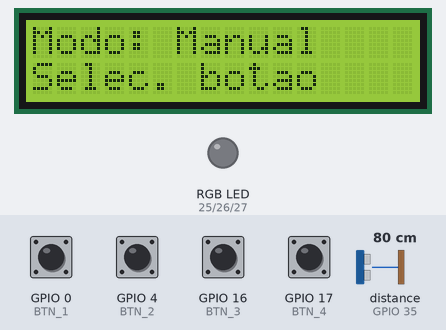
Recording of a sketch running on a simulated ESP32. Parts: 16×2 character LCD, an RGB LED mixed from three pins (HIGH = lit). The inputs (shaded band) are chosen by the test bench; at power-on: GPIO 0 (BTN_1), GPIO 4 (BTN_2), GPIO 16 (BTN_3), GPIO 17 (BTN_4) HIGH, distance to the obstacle (sensor on GPIO 35) 80 cm. The echo pulse lasts 58.3 µs per cm; nothing arrives over Bluetooth unless stated; pins used as bus, display or sensor lines are not drawn; what the sketch prints to the serial monitor is not drawn.

Above: at 3.2 s.
3.3 s: GPIO 0 (BTN_1) pulled LOW for 0.15 s
At 4.7 s:
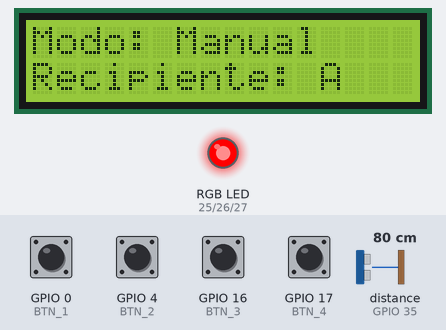
5.0 s: GPIO 4 (BTN_2) pulled LOW for 0.15 s
At 6.0 s:
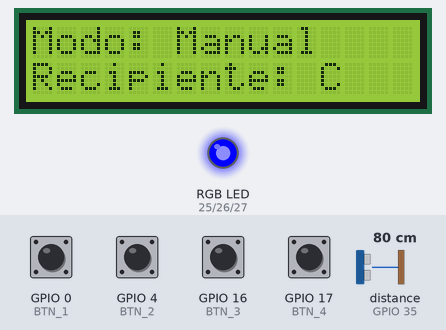
6.7 s: GPIO 16 (BTN_3) pulled LOW for 0.15 s
At 8.2 s:
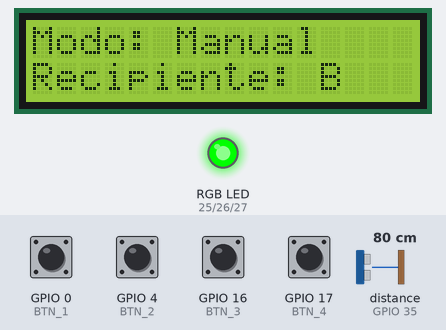
8.5 s: GPIO 17 (BTN_4) pulled LOW for 0.15 s
At 9.8 s:
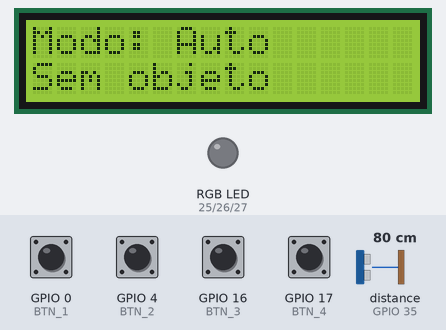
10.4 s: GPIO 17 (BTN_4) pulled LOW for 0.15 s
At 11.3 s:
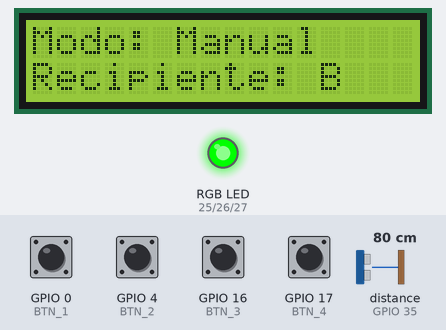
13.5 s: GPIO 0 (BTN_1) pulled LOW for 1 s
At 15.2 s:
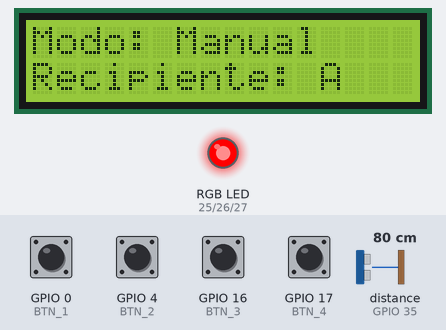
Timing chart, 0 to 16.7 s (numbered marks = the images above; inputs shaded):
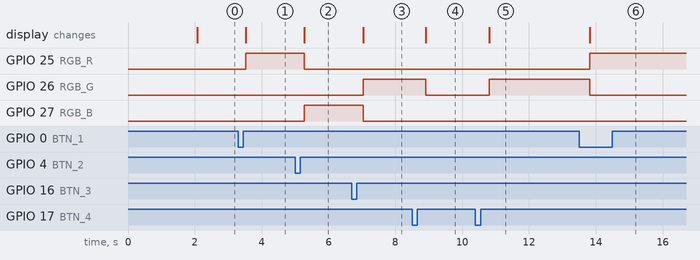

Measured:
- after the input at 3.3 s, GPIO 25 (RGB_R): LOW → HIGH after 0.22 s; the display: changes after 0.22 s (image 1)
- after the input at 5.0 s, GPIO 25 (RGB_R): HIGH → LOW after 0.28 s; GPIO 27 (RGB_B): LOW → HIGH after 0.28 s; the display: changes after 0.28 s (image 2)
- after the input at 6.7 s, GPIO 26 (RGB_G): LOW → HIGH after 0.34 s; GPIO 27 (RGB_B): HIGH → LOW after 0.34 s; the display: changes after 0.34 s (image 3)
- after the input at 8.5 s, GPIO 26 (RGB_G): HIGH → LOW after 0.41 s; the display: changes after 0.41 s (image 4)
- after the input at 10.4 s, GPIO 26 (RGB_G): LOW → HIGH after 0.41 s; the display: changes after 0.41 s (image 5)
- after the input at 13.5 s, GPIO 25 (RGB_R): LOW → HIGH after 0.32 s; GPIO 26 (RGB_G): HIGH → LOW after 0.32 s; the display: changes after 0.32 s (image 6)

The sketch:

SensorDePecasComBluetooth.ino
```cpp
// ------------------- Bibliotecas -------------------
#include "BluetoothSerial.h"
#include <LiquidCrystal.h>

// ------------------- Verificações -------------------
#if !defined(CONFIG_BT_ENABLED) || !defined(CONFIG_BLUEDROID_ENABLED)
  #error Bluetooth não está habilitado! Verifique a configuração do ESP32.
#endif

// ------------------- Objetos -------------------
BluetoothSerial SerialBT;
LiquidCrystal lcd(32, 33, 23, 22, 21, 18);

// ------------------- Definições -------------------
#define TRIG_PIN 13
#define ECHO_PIN 35

#define RGB_R 25
#define RGB_G 26
#define RGB_B 27

#define BTN_1 0   // Recipiente A
#define BTN_2 4   // Recipiente C
#define BTN_3 16  // Recipiente B
#define BTN_4 17  // Alternar modo

bool modoAutomatico = false;
int recipienteSelecionado = -1; // -1 = nenhum, 0 = A, 1 = B, 2 = C
String comando = "";

// ------------------- Funções -------------------
void mostrarTitulo() {
  lcd.clear();
  lcd.setCursor(3, 0);
  lcd.print("Sensor de");
  lcd.setCursor(5, 1);
  lcd.print("Pecas");
  delay(2000);
}

float lerDistancia() {
  digitalWrite(TRIG_PIN, LOW);
  delayMicroseconds(2);
  digitalWrite(TRIG_PIN, HIGH);
  delayMicroseconds(10);
  digitalWrite(TRIG_PIN, LOW);
  long duracao = pulseIn(ECHO_PIN, HIGH);
  return duracao * 0.034 / 2;
}

void atualizarRGB(int r, int g, int b) {
  digitalWrite(RGB_R, r);
  digitalWrite(RGB_G, g);
  digitalWrite(RGB_B, b);
}

void enviarBT(String msg) {
  SerialBT.println(msg);
  Serial.println(msg); // também no Serial Monitor
}

// Função que checa mudança de modo
void verificarMudancaModo() {
  // Botão físico
  if (digitalRead(BTN_4) == LOW) {
    modoAutomatico = !modoAutomatico;
    enviarBT(modoAutomatico ? "Modo Automatico" : "Modo Manual");
    delay(300); // debounce
  }

  // Comando Bluetooth
  if (SerialBT.available()) {
    String comando = SerialBT.readStringUntil('\n');
    comando.trim();
    if (comando.startsWith("M")) {  // qualquer M enviado
      modoAutomatico = !modoAutomatico;
      enviarBT(modoAutomatico ? "Modo Automatico" : "Modo Manual");
    }
  }
}
// ------------------- Modos -------------------
void modoAutomaticoFunc() {
  bluetoothComando();

  verificarMudancaModo();

  float distancia = lerDistancia();

  lcd.clear();
  lcd.setCursor(0, 0);
  lcd.print("Modo: Auto");

  if (distancia > 20) {
    atualizarRGB(LOW, LOW, LOW);
    lcd.setCursor(0, 1);
    lcd.print("Sem objeto   ");
    enviarBT("Auto: Sem objeto");
  }
  else if (distancia >= 3 && distancia <= 7) {
    atualizarRGB(HIGH, LOW, LOW);
    lcd.setCursor(0, 1);
    lcd.print("Recipiente: A");
    enviarBT("Auto: Recipiente A");
  }
  else if (distancia >= 8 && distancia <= 12) {
    atualizarRGB(LOW, HIGH, LOW);
    lcd.setCursor(0, 1);
    lcd.print("Recipiente: B");
    enviarBT("Auto: Recipiente B");
  }
  else if (distancia >= 13 && distancia <= 17) {
    atualizarRGB(LOW, LOW, HIGH);
    lcd.setCursor(0, 1);
    lcd.print("Recipiente: C");
    enviarBT("Auto: Recipiente C");
  }
  else {
    atualizarRGB(LOW, LOW, LOW);
    lcd.setCursor(0, 1);
    lcd.print("Fora faixa   ");
    enviarBT("Auto: Fora da faixa");
  }

   //modoAutomatico = !modoAutomatico;
     // enviarBT(modoAutomatico ? "Modo Automatico" : "Modo Manual");
}

void bluetoothComando(){
   if (Serial.available()) {
    SerialBT.write(Serial.read());  // Transfere o dado diretamente do Serial para o Bluetooth
  }

  // Verifica se há dados recebidos via Bluetooth
  if (SerialBT.available()) {
    comando = "";  // Variável para armazenar o comando recebido

    // Enquanto houver dados no buffer Bluetooth, armazena cada caractere na variável `comando`
    while (SerialBT.available()) {
      char c = SerialBT.read();  // Lê um caractere
      comando += c;              // Adiciona ao comando
      delay(2);                  // Pequeno atraso para garantir leitura completa
    }

    comando.trim();  // Remove espaços em branco antes/depois do texto
    Serial.print("Comando recebido: ");
    Serial.println(comando);
  }
}

void modoManualFunc() {

  verificarMudancaModo();

  // Seleção pelos botões físicos
  if (digitalRead(BTN_1) == LOW) { recipienteSelecionado = 0; delay(200); }
  else if (digitalRead(BTN_2) == LOW) { recipienteSelecionado = 2; delay(200); }
  else if (digitalRead(BTN_3) == LOW) { recipienteSelecionado = 1; delay(200); }

bluetoothComando();

    if (comando.startsWith("R")) recipienteSelecionado = 0;   // Recipiente A
    else if (comando.startsWith("G")) recipienteSelecionado = 1; // Recipiente B
    else if (comando.startsWith("B")) recipienteSelecionado = 2; // Recipiente C
    else if (comando.startsWith("M")) {
      modoAutomatico = !modoAutomatico;
      enviarBT(modoAutomatico ? "Modo Automatico" : "Modo Manual");
    }

  lcd.clear();
  lcd.setCursor(0, 0);
  lcd.print("Modo: Manual");

  switch (recipienteSelecionado) {
    case 0: // Vermelho - A
      atualizarRGB(HIGH, LOW, LOW);
      lcd.setCursor(0, 1);
      lcd.print("Recipiente: A ");
      enviarBT("Manual: Recipiente A");
      break;

    case 1: // Verde - B
      atualizarRGB(LOW, HIGH, LOW);
      lcd.setCursor(0, 1);
      lcd.print("Recipiente: B ");
      enviarBT("Manual: Recipiente B");
      break;

    case 2: // Azul - C
      atualizarRGB(LOW, LOW, HIGH);
      lcd.setCursor(0, 1);
      lcd.print("Recipiente: C ");
      enviarBT("Manual: Recipiente C");
      break;

    default:
      atualizarRGB(LOW, LOW, LOW);
      lcd.setCursor(0, 1);
      lcd.print("Selec. botao  ");
      break;
  }
}

// ------------------- Setup -------------------
void setup() {
  lcd.begin(16, 2);
  Serial.begin(115200);
  SerialBT.begin("ESP32_SELETOR");
  Serial.println("Bluetooth iniciado. Conecte-se a ESP32_SELETOR");

  pinMode(TRIG_PIN, OUTPUT);
  pinMode(ECHO_PIN, INPUT);

  pinMode(RGB_R, OUTPUT);
  pinMode(RGB_G, OUTPUT);
  pinMode(RGB_B, OUTPUT);

  pinMode(BTN_1, INPUT_PULLUP);
  pinMode(BTN_2, INPUT_PULLUP);
  pinMode(BTN_3, INPUT_PULLUP);
  pinMode(BTN_4, INPUT_PULLUP);

  mostrarTitulo();
}

// ------------------- Loop -------------------
void loop() {
  // Alternar modo com botão físico BTN_4
  if (digitalRead(BTN_4) == LOW) {
    modoAutomatico = !modoAutomatico;
    enviarBT(modoAutomatico ? "Modo Automatico" : "Modo Manual");
    delay(300); // debounce
  }

  if (modoAutomatico) {
    modoAutomaticoFunc();
  } else {
    modoManualFunc();
  }

  delay(150);
}
```
